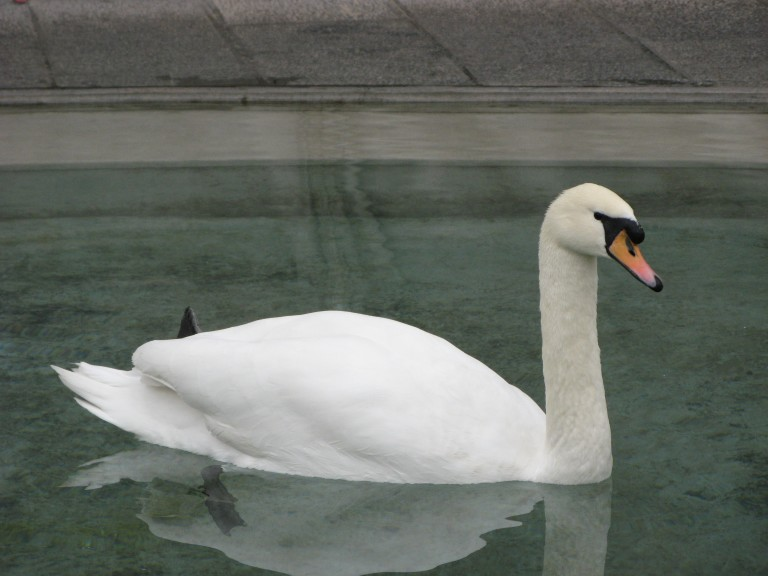
%> input picture int_cancelation/1.jpg, 768 x 576 px
$ octave int_cancelation.m   (GNU Octave 9; MATLAB toolbox functions it lacks are replaced by stand-ins)
%> lines starting %> are read from the running program, lines starting %| are printed output that depends on the picture
close all;
clear all;

%-------------------------------------------------

image=double(imread('1.jpg'));
R = image(:,:,1);
G = image(:,:,2);
B = image(:,:,3);

im_sum = R+G+B;
[r,h,z]=size(image);
%> r = 576; h = 768; z = 3

red_chnl = R./im_sum;
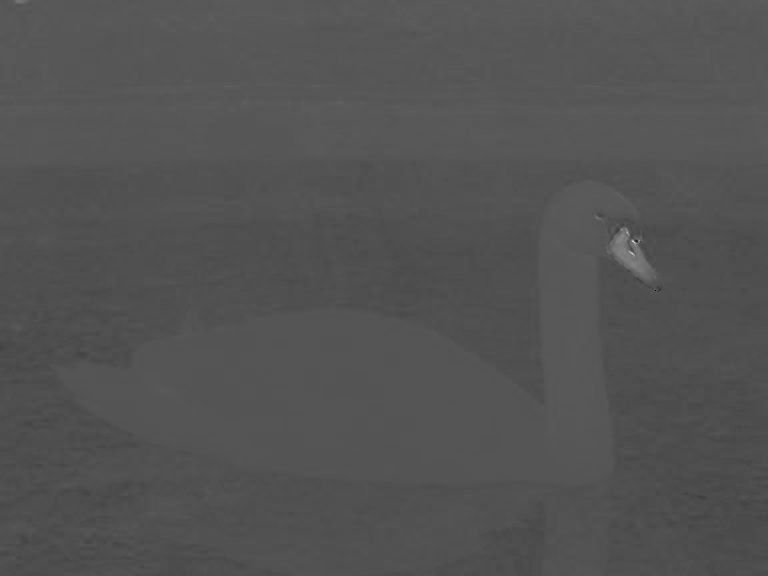
%> red_chnl: size 576x768 double; min 0, max 0.867, mean 0.327
green_chnl = G./im_sum;
blue_chnl = B./im_sum;

%Normalized---------------------------------------------------
im_color_funder(:,:,1)=red_chnl*255;
im_color_funder(:,:,2)=green_chnl*255;
im_color_funder(:,:,3)=blue_chnl*255;
%> im_color_funder: size 576x768x3 double

figure()
subplot(2,1,1);imshow(uint8(image),[]);title('Src-image')
subplot(2,1,2);imshow(uint8(im_color_funder),[]);title('Int-cancelation')
%> after `imshow(uint8(im_color_funder),[])`:
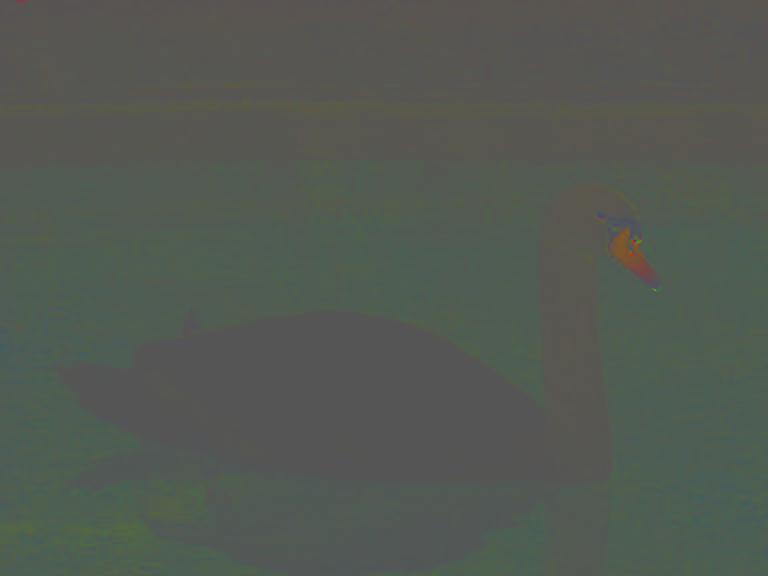
%> displayed picture: size 576x768x3, on the screen's scale of 0 to 255; mean R, G, B 83.4, 89.6, 82; mean of the top-left, top-right, bottom-left and bottom-right quarters 85, 85, 85, 85
